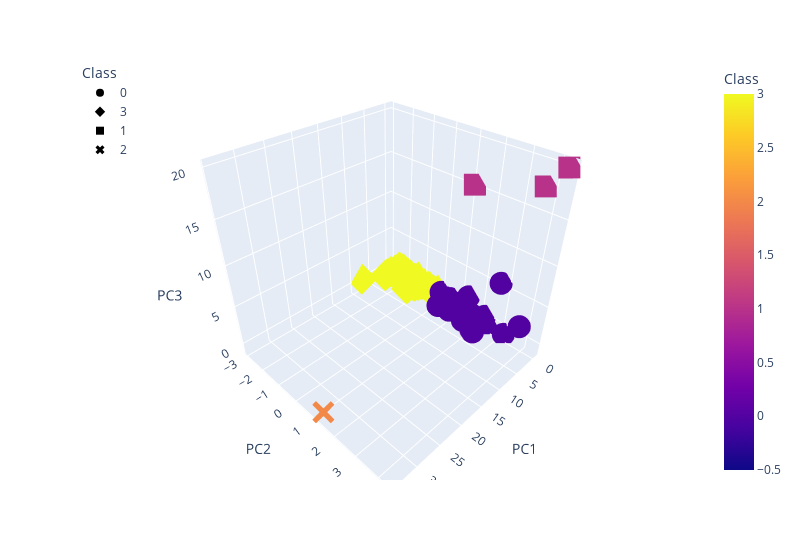

Notebook code cell kept with this figure:
### Markdown cell above
### Deliverable 4: Visualizing Cryptocurrencies Results

#### 3D-Scatter with Clusters

### Code cell
# Creating a 3D-Scatter with the PCA data and the clusters
import plotly.express as px
import hvplot.pandas

fig = px.scatter_3d(clustered_df,
                   x= 'PC1',
                   y='PC2',
                   z='PC3',
                   color="Class",
                   symbol="Class",
                   width = 800,
                 )

fig.update_layout(legend=dict(x=0, y=1))
fig.show()

### Figure 1 — Plotly figure (JSON) as saved in the notebook; plotly's stock layout.template omitted (floating-point values rounded to 4 significant figures; data arrays with more than 128 entries replaced by an {"elided": "..."} marker saying what was removed)
{"data": [{"hovertemplate": "Class=%{marker.color}<br>PC1=%{x}<br>PC2=%{y}<br>PC3=%{z}<extra></extra>", "legendgroup": "0", "marker": {"color": {"elided": "288 int values"}, "coloraxis": "coloraxis", "symbol": "circle"}, "mode": "markers", "name": "0", "scene": "scene", "showlegend": true, "type": "scatter3d", "x": {"elided": "288 float values"}, "y": {"elided": "288 float values"}, "z": {"elided": "288 float values"}}, {"hovertemplate": "Class=%{marker.color}<br>PC1=%{x}<br>PC2=%{y}<br>PC3=%{z}<extra></extra>", "legendgroup": "3", "marker": {"color": {"elided": "240 int values"}, "coloraxis": "coloraxis", "symbol": "diamond"}, "mode": "markers", "name": "3", "scene": "scene", "showlegend": true, "type": "scatter3d", "x": {"elided": "240 float values"}, "y": {"elided": "240 float values"}, "z": {"elided": "240 float values"}}, {"hovertemplate": "Class=%{marker.color}<br>PC1=%{x}<br>PC2=%{y}<br>PC3=%{z}<extra></extra>", "legendgroup": "1", "marker": {"color": [1, 1, 1], "coloraxis": "coloraxis", "symbol": "square"}, "mode": "markers", "name": "1", "scene": "scene", "showlegend": true, "type": "scatter3d", "x": [-0.3631, -0.3919, -0.3963], "y": [4.315, 1.128, 3.705], "z": [20.02, 15.32, 17.69]}, {"hovertemplate": "Class=%{marker.color}<br>PC1=%{x}<br>PC2=%{y}<br>PC3=%{z}<extra></extra>", "legendgroup": "2", "marker": {"color": [2], "coloraxis": "coloraxis", "symbol": "x"}, "mode": "markers", "name": "2", "scene": "scene", "showlegend": true, "type": "scatter3d", "x": [34.03], "y": [1.237], "z": [-0.5884]}], "layout": {"coloraxis": {"colorbar": {"title": {"text": "Class"}}, "colorscale": [[0, "#0d0887"], [0.1111, "#46039f"], [0.2222, "#7201a8"], [0.3333, "#9c179e"], [0.4444, "#bd3786"], [0.5556, "#d8576b"], [0.6667, "#ed7953"], [0.7778, "#fb9f3a"], [0.8889, "#fdca26"], [1, "#f0f921"]]}, "legend": {"title": {"text": "Class"}, "tracegroupgap": 0, "x": 0, "y": 1}, "margin": {"t": 60}, "scene": {"domain": {"x": [0, 1], "y": [0, 1]}, "xaxis": {"title": {"text": "PC1"}}, "yaxis": {"title": {"text": "PC2"}}, "zaxis": {"title": {"text": "PC3"}}}, "width": 800}}
